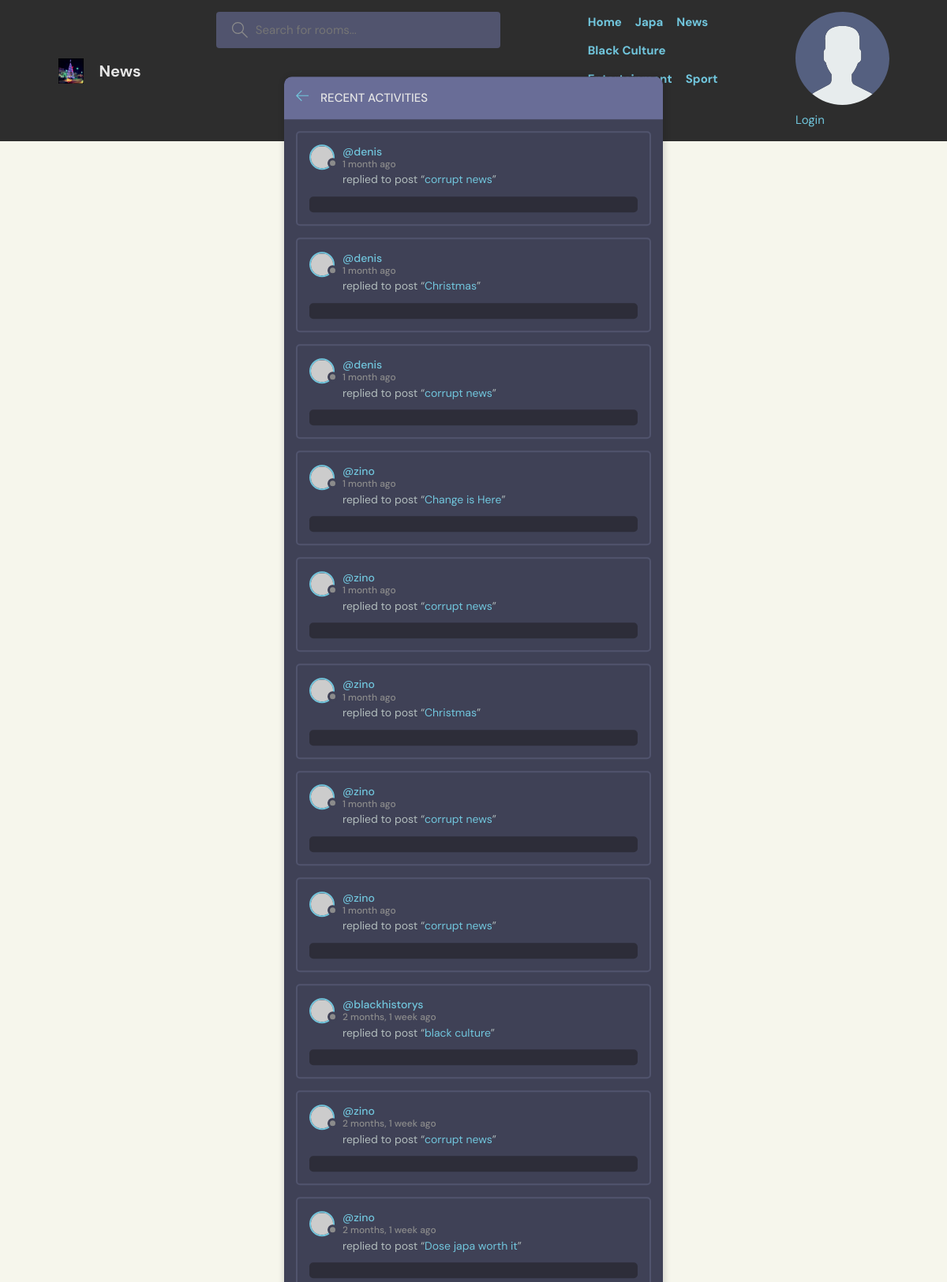
The page /activity/ on the database as committed earlier.
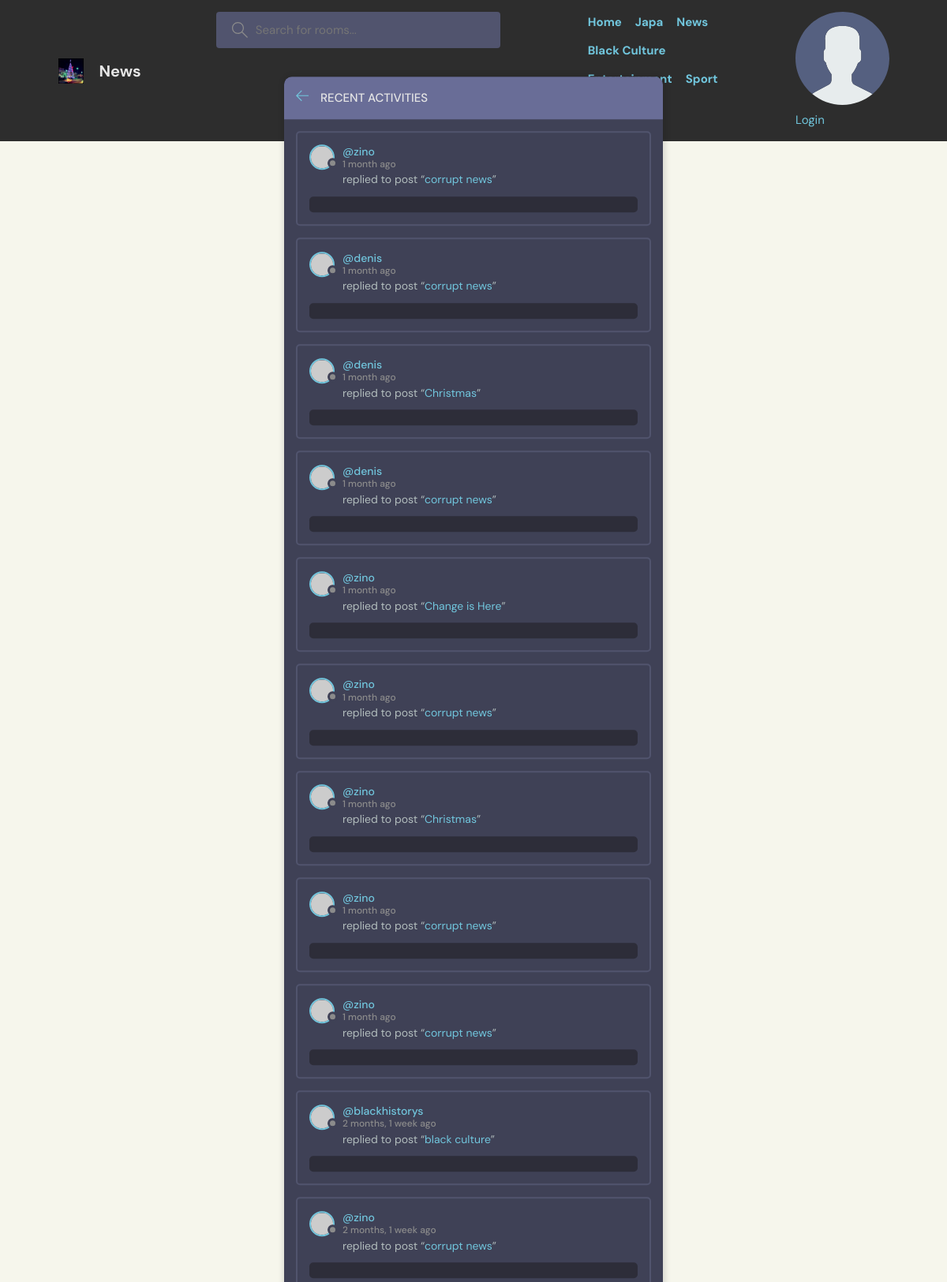
The same page on the database as committed later.
### blog/models.py (models this page shows, shortened)
class Comment(models.Model):
    post = models.ForeignKey(Post, related_name='comments', on_delete=models.CASCADE)
    user = models.ForeignKey(User, on_delete=models.CASCADE)
    content = models.TextField()
    created_at = models.DateTimeField(auto_now_add=True)
    class Meta:
        ordering = ['-created_at']

class Post(models.Model):
    title = models.CharField(max_length=200)
    author = models.ForeignKey(User, on_delete=models.CASCADE)
    content = models.TextField(blank=True, null=True)
    participants =models.ManyToManyField(User, related_name='participants', blank=True)
    image = models.ImageField(upload_to='post_images/', blank=True, null=True)
    created_at = models.DateTimeField(auto_now_add=True)
    updated_at = models.DateTimeField(auto_now=True)
    category = models.ForeignKey(Category, on_delete=models.CASCADE)
    views = models.PositiveIntegerField(default=0)
    class Meta:
        ordering = ['-updated_at', 'created_at']
    def __str__(self):
        return self.title

### blog/views.py (the view)
# urls.py: path('activity/', views.activityView, name='activity'),
def activityView(request):
    news_comments = Comment.objects.all()
    context = {'news_comments': news_comments}
    return render(request, "apalaa/activity.html", context)

### template/apalaa/activity.html (shortened to what this page needs)
{% extends 'main.html' %}
{% block content %}
    <main class="layout">
      <div class="container">
        <div class="layout__box">
          <div class="layout__boxHeader">
            <div class="layout__boxTitle">
              <a href="{% url 'home' %}">
                <svg version="1.1" xmlns="http://www.w3.org/2000/svg" width="32" height="32" viewBox="0 0 32 32">
                  <title>arrow-left</title>
                  <path
                    d="M13.723 2.286l-13.723 13.714 13.719 13.714 1.616-1.611-10.96-10.96h27.625v-2.286h-27.625l10.965-10.965-1.616-1.607z"
                  ></path>
                </svg>
              </a>
              <h3>Recent Activities</h3>
            </div>
          </div>
    {% for message in news_comments %}
    <div class="activities__box">
      <div class="activities__boxHeader roomListRoom__header">
        <a href="{% url 'profile' message.user.id %}" class="roomListRoom__author">
          <div class="avatar avatar--small">
            <img src="https://randomuser.me/api/portraits/women/11.jpg" />
          </div>
          <p>
            @{{message.user}}
            <span>{{message.created_at|timesince}} ago</span>
          </p>
        </a>
      </div>
      <div class="activities__boxContent">
        <p>replied to post “<a href="{% url 'news' message.post.id%}">{{message.post}}</a>”</p>
        <div class="activities__boxRoomContent">
        </div>
      </div>
    </div>
    {% endfor %}
          </div>
        </div>
    </main>
{% endblock content %}

Rows that differ between the two databases and show on the page:
removed Comment: user "zino", created_at "2 months, 1 week", post "Dose japa worth it"
added Comment: user "zino", created_at "1 month", post "corrupt news"
